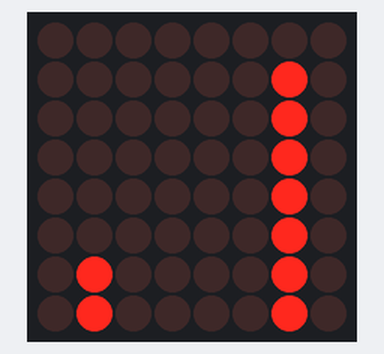
A sketch run on a simulated Arduino Uno, built with avr-gcc and run on an emulated ATmega328P. On the bench: 8×8 LED matrix. Wiring (inferred from the names in the program): MAX7219 LED driver (orientation assumed): data pin 8; clock pin 10; CS pin 9.

Above: at 0.1 s.
At 7.1 s:
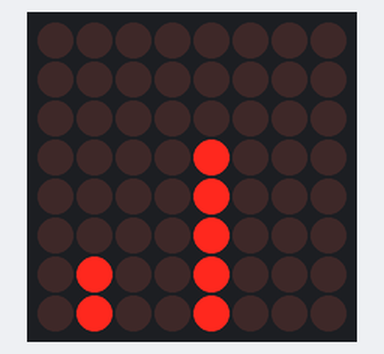
At 15.2 s:
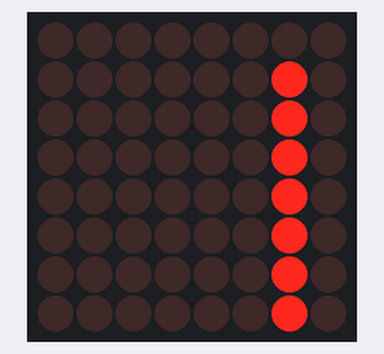
At 26.2 s:
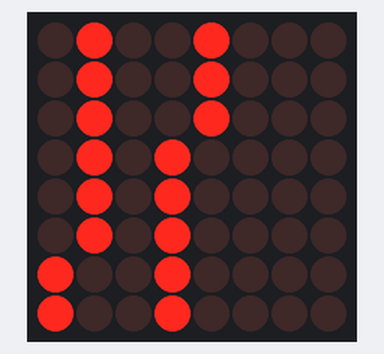
At 30.7 s:
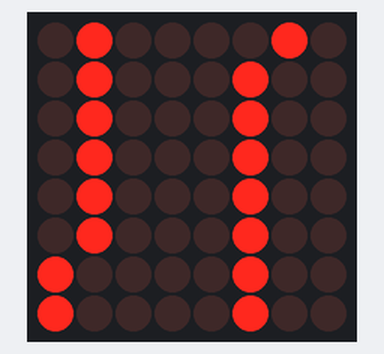
At 34.2 s:
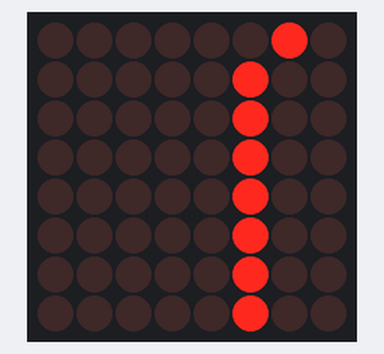

The sketch:

sketch_sep20a.ino
```cpp
 unsigned char i;
 unsigned char j;
 unsigned char k;
/*Port Definitions*/
int Max7219_pinCLK = 10;
int Max7219_pinCS = 9;
int Max7219_pinDIN = 8;

unsigned char disp1[38][8]={
{0x3C,0x42,0x42,0x42,0x42,0x42,0x42,0x3C},//0
{0x10,0x18,0x14,0x10,0x10,0x10,0x10,0x10},//1
{0x7E,0x2,0x2,0x7E,0x40,0x40,0x40,0x7E},//2
{0x3E,0x2,0x2,0x3E,0x2,0x2,0x3E,0x0},//3
{0x8,0x18,0x28,0x48,0xFE,0x8,0x8,0x8},//4
{0x3C,0x20,0x20,0x3C,0x4,0x4,0x3C,0x0},//5
{0x3C,0x20,0x20,0x3C,0x24,0x24,0x3C,0x0},//6
{0x3E,0x22,0x4,0x8,0x8,0x8,0x8,0x8},//7
{0x0,0x3E,0x22,0x22,0x3E,0x22,0x22,0x3E},//8
{0x3E,0x22,0x22,0x3E,0x2,0x2,0x2,0x3E},//9
{0x8,0x14,0x22,0x3E,0x22,0x22,0x22,0x22},//A
{0x3C,0x22,0x22,0x3E,0x22,0x22,0x3C,0x0},//B
{0x3C,0x40,0x40,0x40,0x40,0x40,0x3C,0x0},//C
{0x7C,0x42,0x42,0x42,0x42,0x42,0x7C,0x0},//D
{0x7C,0x40,0x40,0x7C,0x40,0x40,0x40,0x7C},//E
{0x7C,0x40,0x40,0x7C,0x40,0x40,0x40,0x40},//F
{0x3C,0x40,0x40,0x40,0x40,0x44,0x44,0x3C},//G
{0x44,0x44,0x44,0x7C,0x44,0x44,0x44,0x44},//H
{0x7C,0x10,0x10,0x10,0x10,0x10,0x10,0x7C},//I
{0x3C,0x8,0x8,0x8,0x8,0x8,0x48,0x30},//J
{0x0,0x24,0x28,0x30,0x20,0x30,0x28,0x24},//K
{0x40,0x40,0x40,0x40,0x40,0x40,0x40,0x7C},//L
{0x81,0xC3,0xA5,0x99,0x81,0x81,0x81,0x81},//M
{0x0,0x42,0x62,0x52,0x4A,0x46,0x42,0x0},//N
{0x3C,0x42,0x42,0x42,0x42,0x42,0x42,0x3C},//O
{0x3C,0x22,0x22,0x22,0x3C,0x20,0x20,0x20},//P
{0x1C,0x22,0x22,0x22,0x22,0x26,0x22,0x1D},//Q
{0x3C,0x22,0x22,0x22,0x3C,0x24,0x22,0x21},//R
{0x0,0x1E,0x20,0x20,0x3E,0x2,0x2,0x3C},//S
{0x0,0x3E,0x8,0x8,0x8,0x8,0x8,0x8},//T
{0x42,0x42,0x42,0x42,0x42,0x42,0x22,0x1C},//U
{0x42,0x42,0x42,0x42,0x42,0x42,0x24,0x18},//V
{0x0,0x49,0x49,0x49,0x49,0x2A,0x1C,0x0},//W
{0x0,0x41,0x22,0x14,0x8,0x14,0x22,0x41},//X
{0x41,0x22,0x14,0x8,0x8,0x8,0x8,0x8},//Y
{0x0,0x7F,0x2,0x4,0x8,0x10,0x20,0x7F},//Z
};

 byte invertbyte(int linha ,int data) {
    byte invert[38][8];
     byte normal[38][8];
   int i,j;
   normal[linha][data]= byte(disp1[linha][data]);

   byte mask;
   for(i=8;i>=0;i--){
    mask = 0x01 <<(i-1) ;      // get bitmask
      j=0 ;// tick
   if (normal[linha][data] & mask){

   // choose bit
     invert[linha][i-1]+=0x01<<normal[linha][data];

                  // move to lesser bit
  }
   }
   return invert[linha][data];
 }


void Write_Max7219_byte(unsigned char DATA)
{
            unsigned char i;
	    digitalWrite(Max7219_pinCS,LOW);
	    for(i=8;i>=1;i--)
          {
             digitalWrite(Max7219_pinCLK,LOW);
             digitalWrite(Max7219_pinDIN,DATA&0x80);// Extracting a bit data
             DATA = DATA<<1;
             digitalWrite(Max7219_pinCLK,HIGH);
           }
}


void Write_Max7219(unsigned char address,unsigned char dat)
{
        digitalWrite(Max7219_pinCS,LOW);
        Write_Max7219_byte(address);           //address，code of LED
         Write_Max7219_byte(dat);               //data，figure on LED
        digitalWrite(Max7219_pinCS,HIGH);
}

void Init_MAX7219(void)
{
 Write_Max7219(0x09, 0x00);       //decoding ：BCD
 Write_Max7219(0x0a, 0x03);       //brightness
 Write_Max7219(0x0b, 0x07);       //scanlimit；8 LEDs
 Write_Max7219(0x0c, 0x01);       //power-down mode：0，normal mode：1
 Write_Max7219(0x0f, 0x00);       //test display：1；EOT，display：0
}


void setup()
{

  pinMode(Max7219_pinCLK,OUTPUT);
  pinMode(Max7219_pinCS,OUTPUT);
  pinMode(Max7219_pinDIN,OUTPUT);
  delay(50);
  Init_MAX7219();
}


void loop()
{
   unsigned char disp1a[38][8];
   unsigned char disp1ayq[38][8];
   for(j=0;j<38;j++)
  {
   for(i=1;i<9;i++){
     for(k=1;k<9;k++)
     {
       byte mask;
        mask = 0x01 <<(i-1) ;
       if(disp1[j][i-1] & mask)
       {
        disp1a[j][k-1]= 0x01<<i-1;
         disp1ayq[j][k-1] +=disp1a[j][k-1];
       }
       disp1a[j][k-1]=0;
       mask=0;
     }

    Write_Max7219(i,disp1ayq[j][i-1]);

  } 	delay(500);
}
}
```

Measured:
- what the display in image 0 shows lasts 0.5 s, from 0.1 s to 0.6 s
- what the display in image 1 shows lasts 1.0 s, from 7.1 s to 8.1 s
